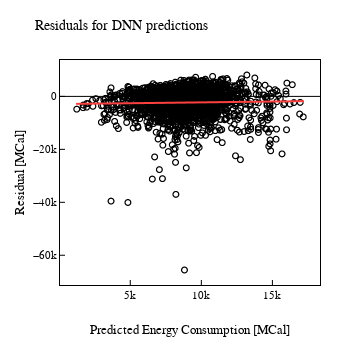

The notebook cell saved with this chart:
### Code cell
fig_residual = px.scatter(
    x= test_predictions,
    y= residual,
    trendline= "ols",
    trendline_color_override= "#fc4040",    
)

fig_residual.update_traces(
    marker_symbol= "circle-open",
    marker_color= "#000000"
)

fig_residual.update_layout(
    title= "Residuals for DNN predictions",
    xaxis_title= "Predicted Energy Consumption [MCal]",
    yaxis_title= "Residual [MCal]",
    # yaxis_zeroline= False,
    width= 350,
    height= 350,
    template= eda_tempelete_01_white,    
)


fig_residual.show()

### Figure 1 — Plotly figure (JSON) as saved in the notebook; plotly's stock layout.template omitted (floating-point values rounded to 4 significant figures; data arrays with more than 128 entries replaced by an {"elided": "..."} marker saying what was removed)
{"data": [{"hovertemplate": "x=%{x}<br>y=%{y}<extra></extra>", "legendgroup": "", "marker": {"color": "#000000", "symbol": "circle-open"}, "mode": "markers", "name": "", "showlegend": false, "type": "scattergl", "x": {"elided": "2220 float values"}, "xaxis": "x", "y": {"elided": "2220 float values"}, "yaxis": "y"}, {"hovertemplate": "<b>OLS trendline</b><br>y = 0.0638054 * x + -2891.52<br>R<sup>2</sup>=0.000806<br><br>x=%{x}<br>y=%{y} <b>(trend)</b><extra></extra>", "legendgroup": "", "line": {"color": "#fc4040"}, "marker": {"color": "#000000", "symbol": "circle-open"}, "mode": "lines", "name": "", "showlegend": false, "type": "scattergl", "x": {"elided": "2220 float values"}, "xaxis": "x", "y": {"elided": "2220 float values"}, "yaxis": "y"}], "layout": {"height": 350, "legend": {"tracegroupgap": 0}, "margin": {"t": 60}, "title": {"text": "Residuals for DNN predictions"}, "width": 350, "xaxis": {"anchor": "y", "domain": [0, 1], "title": {"text": "Predicted Energy Consumption [MCal]"}}, "yaxis": {"anchor": "x", "domain": [0, 1], "title": {"text": "Residual [MCal]"}}}}
